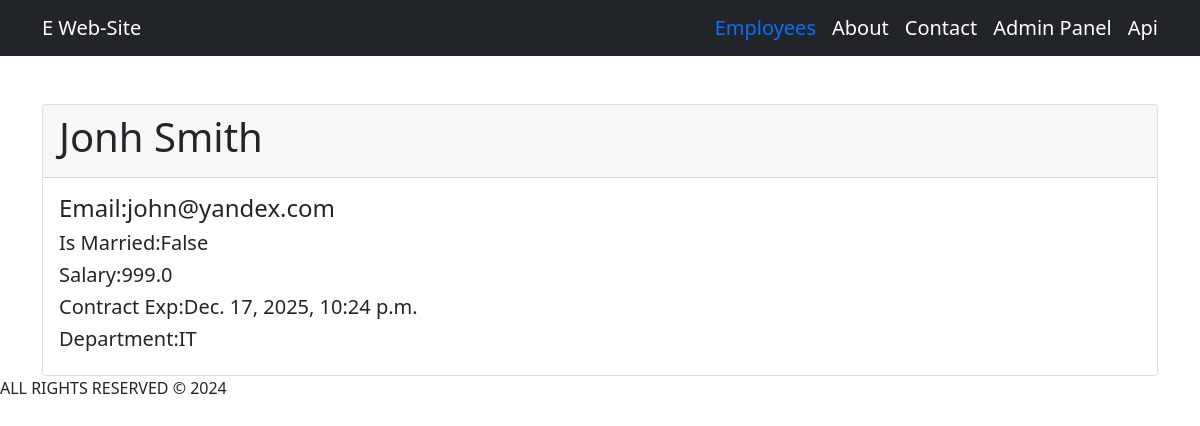
Page /employees/3 on the committed database.
### employees/models.py (models this page shows, shortened)
class Employee(models.Model):
    first_name = models.CharField(max_length=40)
    last_name = models.CharField(max_length=40)
    email = models.EmailField(max_length=255)
    is_married = models.BooleanField(default=False)
    salary =models.FloatField(default=0.0)
    contract_exp = models.DateTimeField()
    department = models.ForeignKey(Department, on_delete=models.CASCADE)
    created_at = models.DateTimeField(default=timezone.now)

class Department(models.Model):
    title = models.CharField(max_length=40)
    created_at = models.DateTimeField(default=timezone.now)
    def __str__(self):
        return self.title

### employees/views.py (the view)
def single_employee(request, employee_id):
    employee = Employee.objects.get(pk=employee_id)
    return render(request,"single_employee.html",{"employee":employee})

### employees/templates/single_employee.html (shortened to what this page needs)
{% extends "base.html" %}
{% block  single_employee_template %}
  <div class=" card mt-5">
    <div class= "card-header">
      <h1>{{ employee.first_name }} {{ employee.last_name }}</h1>
    </div>
    <div class= "card-body">
    <h4>Email:{{ employee.email}}</h4>
    <h5>Is Married:{{ employee.is_married}}</h5>
    <h5>Salary:{{ employee.salary}}</h5>
    <h5>Contract Exp:{{ employee.contract_exp}}</h5>
    <h5>Department:{{ employee.department}}</h5>
  </div>
{% endblock %}

### rows in the picture
Employee: first_name "Jonh", last_name "Smith", email "john@yandex.com", is_married "False", salary "999.0", contract_exp "Dec. 17, 2025, 10:24 p.m.", department "IT"
